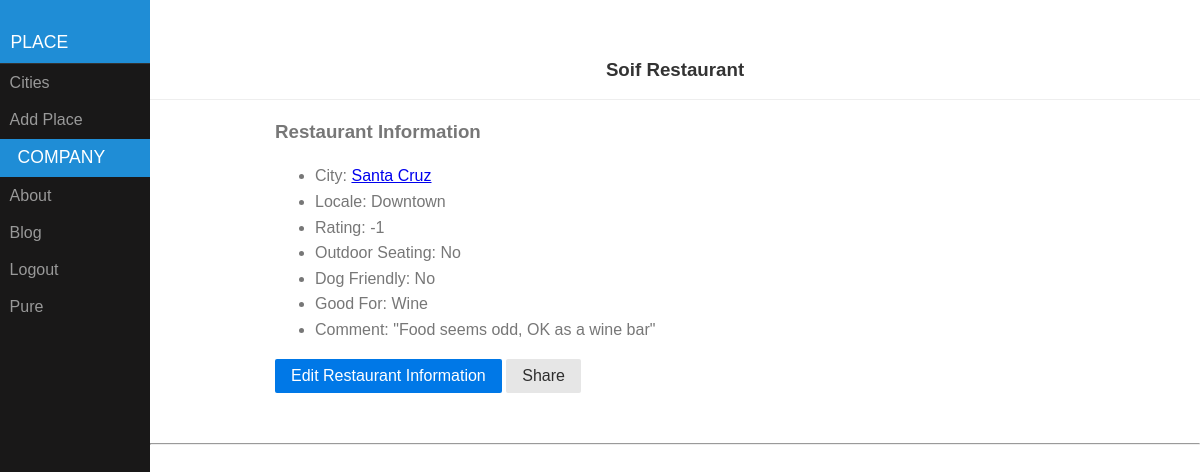
The app's page /places/view/2/ (signed in) with its own data.
### places/models.py (models this page shows, shortened)
class Place(models.Model):
    user = models.ForeignKey(User)
    name = models.CharField(max_length=100)
    locale = models.CharField(max_length=100)
    city = models.CharField(max_length=100)
    outdoor = models.BooleanField(default=False, blank=True)
    dog_friendly = models.BooleanField(default=False, blank=True)
    rating = models.IntegerField(default=0)
    want_to_go = models.BooleanField(default=False, blank=True)
    good_for = models.CharField(max_length=50, blank=True)
    comment = models.CharField(max_length=200, blank=True)
    yelp = models.CharField(max_length=200, blank=True)
    class Meta:
        app_label = 'places'

### places/views.py (the view)
# urls.py: url(r'^view/(?P<place_id>[\d]+)/$', views.place_detail, name='place_detail'),
@login_required
def place_detail(request, place_id):
    place = Place.objects.filter(id=place_id)
    place = place[0]
    return render(request, 'places/place_detail.html', {'p': place})

### places/templates/places/place_detail.html (shortened to what this page needs)
{% extends 'places/menu_base.html' %}
{% block header %}
    <h3>{{ p.name }}</h3>
{% endblock %}
{% block content %}
    	<h3>Restaurant Information</h3>
    	<ul>
    		<li>City: <a href="/places/city/{{ p.city }}">{{ p.city }}</a></li>
    		<li>Locale: {{ p.locale }}</li>
    		<li>Rating: {{ p.rating }}</li>
    		<li>Outdoor Seating: {% if p.outdoor %}Yes{% else %}No{% endif %}</li>
    		<li>Dog Friendly: {% if p.dog_friendly %}Yes{% else %}No{% endif %}</li>
    		<li>Good For: {{ p.good_for }}</li>
    		<li>Comment: {{ p.comment }}</li>
    	</ul>
    	<a class="pure-button pure-button-primary" href="/places/edit/{{ p.id }}">Edit Restaurant Information</a>
        <a class="pure-button pure-button-secondary" href="/places/share/{{ p.id }}">Share</a>
    </div>
    <hr>
{% endblock content %}

### static/pure-min.css (style rules this page uses)
html { font-family:sans-serif;-ms-text-size-adjust:100%;-webkit-text-size-adjust:100% }
body { margin:0 }
a { background-color:transparent }
hr { -moz-box-sizing:content-box;box-sizing:content-box;height:0 }
.pure-button { display:inline-block;zoom:1;line-height:normal;white-space:nowrap;vertical-align:middle;text-align:center;cursor:pointer;-webkit-user-drag:none;-webkit-user-select:none;-moz-user-select:none;-ms-user-select:none;user-select:none;-webkit-box-sizing:border-box;-moz-box-sizing:border-box;box-sizing:border-box }
.pure-button { font-family:inherit;font-size:100%;padding:.5em 1em;color:#444;color:rgba(0,0,0,.8);border:1px solid #999;border:0 rgba(0,0,0,0);background-color:#E6E6E6;text-decoration:none;border-radius:2px }
.pure-button-primary,.pure-button-selected,a.pure-button-primary,a.pure-button-selected { background-color:#0078e7;color:#fff }

### static/side-menu.css (style rules this page uses)
body { color: #777; }

### records on screen
Place: name "Soif Restaurant", city "Santa Cruz", locale "Downtown", rating "-1", good_for "Wine", comment "\"Food seems odd, OK as a wine bar\""
